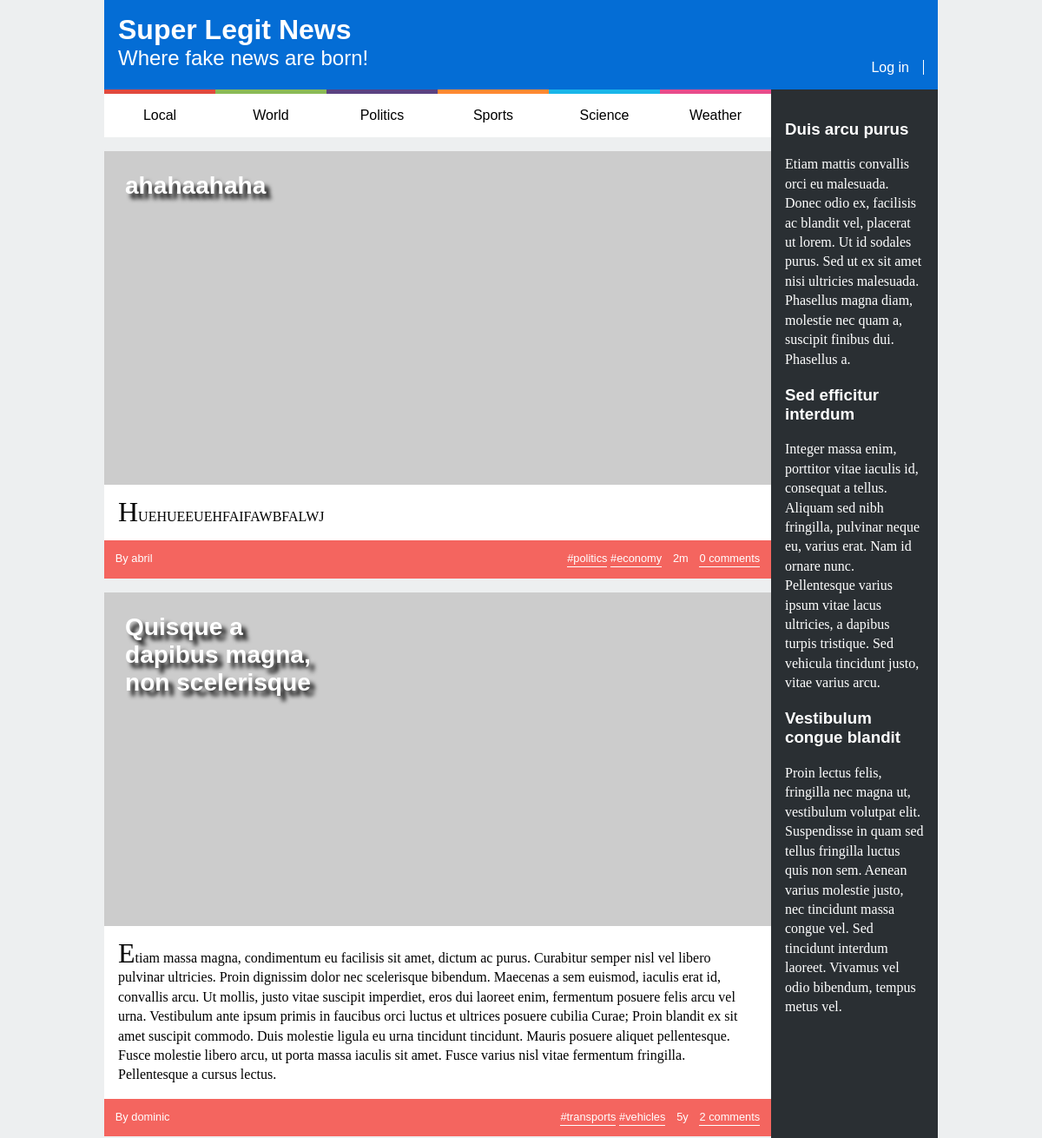
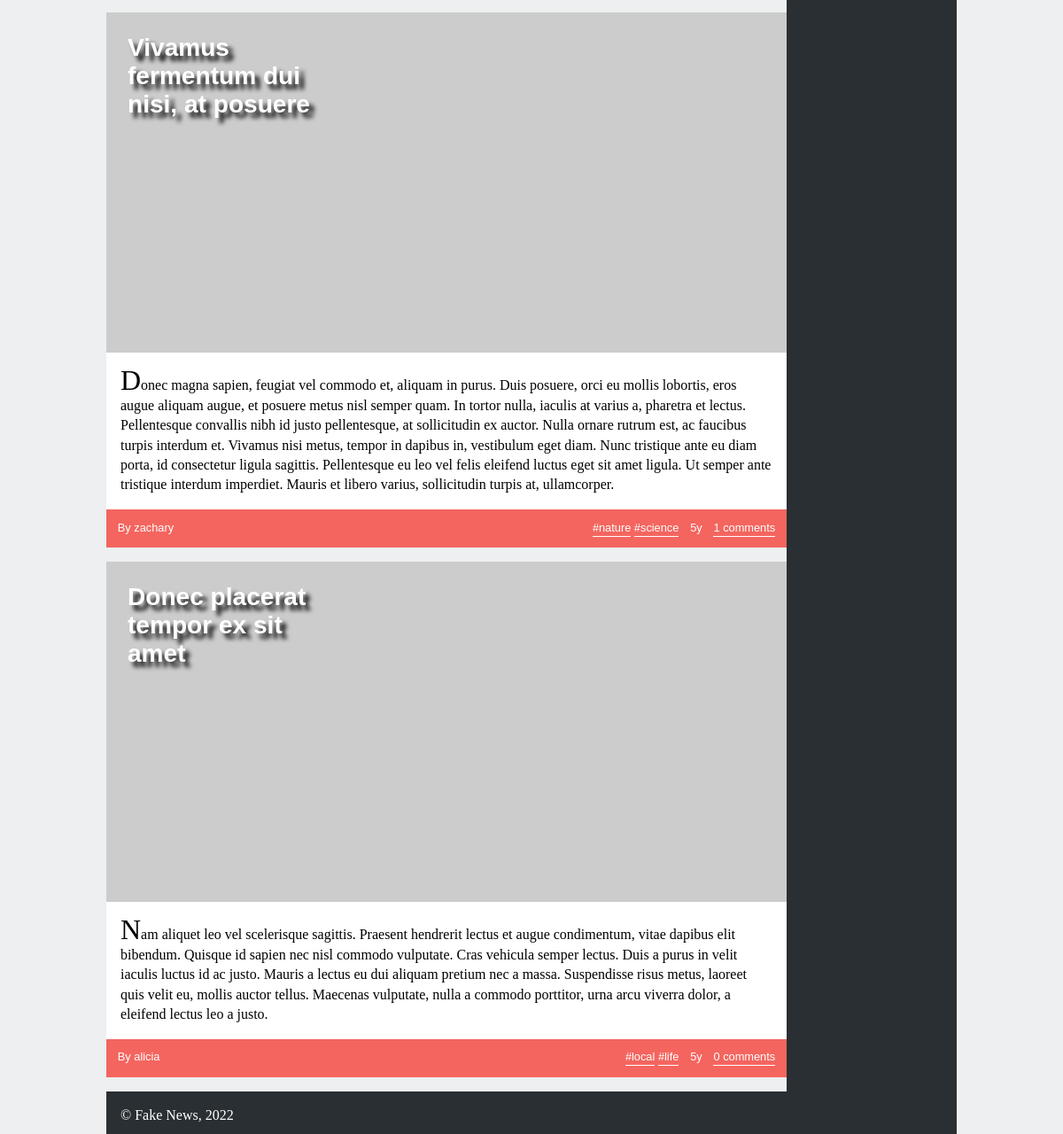
The page / on the database its author committed (2 pictures, top to bottom).
### tables this page shows
CREATE TABLE news (
  id INTEGER PRIMARY KEY,            -- article id
  title VARCHAR,                     -- title of the article
  published INTEGER,                 -- date when the article was published in epoch format
  tags VARCHAR,                      -- comma separated tags
  username VARCHAR REFERENCES users, -- user that wrote the article
  introduction VARCHAR,              -- a introductory paragraph
  fulltext VARCHAR                   -- the rest of the text
);

### database/news.php (called while the page is built, shortened)
<?php
    function getAllNews($db) : array {
        $stmt = $db->prepare('SELECT news.*, users.*, COUNT(comments.id) AS comments
                            FROM news JOIN
                                users USING (username) LEFT JOIN
                                comments ON comments.news_id = news.id
                            GROUP BY news.id, users.username
                            ORDER BY published DESC'
                        );
        $stmt->execute();
        return $stmt->fetchAll();
    }
?>

### utils/time.php (called while the page is built)
<?php
    function getTimeInterval(int $timestamp) : string {
        $now = time();
        $interval = $now - $timestamp;
        if ($interval < 60) {
            return strval($interval) . 's';
        }
        else if ($interval < 60*60) {
            return strval(floor($interval/60)) . 'm';
        }
        else if ($interval < 60*60*24) {
            return strval(floor($interval/(60*60))) . 'h';
        }
        else if ($interval < 60*60*24*30) {
            return strval(floor($interval/(60*60*24))) . 'd';
        }
        else if ($interval < 60*60*24*30*12) {
            return strval(floor($interval/(60*60*24*30))) . 'm';
        }
        else {
            return strval(floor($interval/(60*60*24*30*12))) . 'y';
        }
    }
?>

### templates/news.php (the view, shortened to what this page needs)
<?php
    function output_articles(array $articles, bool $full, ?array $comments) : void { ?>
    <section id="news">
        <?php foreach($articles as $article) output_article($article, $full, $comments); ?>
    </section>
<?php } ?>
<?php
    function output_article($article, bool $full, $comments) : void { ?>
        <article>
            <header>
                <h1><a href="article.php?id=<?=$article['id']?>"><?= $article['title'] ?></a></h1>
            </header>
            <img src="https://picsum.photos/600/300" alt="">
            <p><?= $article['introduction'] ?></p>
            <?= output_article_footer($article); ?>
        </article>
<?php } ?>
<?php
    function output_article_footer($article) : void {
        $tags = explode(',', $article['tags']); ?>
        <footer>
            <span class="author"><?= $article['username'] ?></span>
            <span class="tags">
                <?php foreach($tags as $tag) { ?>
                    <a href="index.html">#<?= $tag ?></a>
                <?php } ?>
            </span>
            <span class="date"><?= getTimeInterval($article['published']) ?></span>
            <a class="comments" href="article.php?id=<?=$article['id']?>#comments"><?= $article['comments'] ?></a>
        </footer>
<?php
    }
?>

### index.php (shortened to what this page needs)
<?php
    require_once('database/news.php');
    require_once('utils/time.php');
    require_once('templates/common.php');
    require_once('templates/news.php');
    $db = getDatabaseConnection();
    $news = getAllNews($db);
?>
<!DOCTYPE html>
<html lang="en-US">
  <?= output_head() ?>
  <body>
    <?php
        output_header();
        output_nav();
        output_aside();
        output_articles($news, false, null);
        output_footer();
    ?>
  </body>
</html>

### templates/common.php (shortened to what this page needs)
<?php
    function output_header() : void { ?>
        <header>
            <h1><a href="index.php">Super Legit News</a></h1>
            <h2><a href="index.php">Where fake news are born!</a></h2>
            <div id="signup">
            <?php
                if (array_key_exists('username', $_SESSION)) { ?>
                    <a href="action_logout.php">Log out</a>
            <?php } else { ?>
                    <a href="login.php">Log in</a>
            <?php } ?>
            </div>
        </header>
<?php } ?>
<?php
    function output_footer() : void { ?>
        <footer>
            <p>&copy; Fake News, 2022</p>
        </footer>
<?php } ?>
<?php
    function output_head() : void { ?>
        <head>
            <link href="css/style.css" rel="stylesheet">
            <link href="css/layout.css" rel="stylesheet">
            <link href="css/responsive.css" rel="stylesheet">
            <link href="css/comments.css" rel="stylesheet">
            <link href="css/forms.css" rel="stylesheet">
        </head>
<?php } ?>
<?php
    function output_nav() : void { ?>
        <nav id="menu">
            <ul>
                <li><a href="index.php">Local</a></li>
                <li><a href="index.php">World</a></li>
                <li><a href="index.php">Politics</a></li>
                <li><a href="index.php">Sports</a></li>
                <li><a href="index.php">Science</a></li>
                <li><a href="index.php">Weather</a></li>
            </ul>
        </nav>
<?php } ?>
<?php
    function output_aside() { ?>
        <aside id="related">
            <article>
                <h1><a href="#">Duis arcu purus</a></h1>
                <p>Etiam mattis convallis orci eu malesuada. Donec odio ex, facilisis ac blandit vel, placerat ut lorem. Ut id sodales purus. Sed ut ex sit amet nisi ultricies malesuada. Phasellus magna diam, molestie nec quam a, suscipit finibus dui. Phasellus a.</p>
            </article>
            <article>
                <h1><a href="#">Sed efficitur interdum</a></h1>
                <p>Integer massa enim, porttitor vitae iaculis id, consequat a tellus. Aliquam sed nibh fringilla, pulvinar neque eu, varius erat. Nam id ornare nunc. Pellentesque varius ipsum vitae lacus ultricies, a dapibus turpis tristique. Sed vehicula tincidunt justo, vitae varius arcu.</p>
            </article>
            <article>
                <h1><a href="#">Vestibulum congue blandit</a></h1>
                <p>Proin lectus felis, fringilla nec magna ut, vestibulum volutpat elit. Suspendisse in quam sed tellus fringilla luctus quis non sem. Aenean varius molestie justo, nec tincidunt massa congue vel. Sed tincidunt interdum laoreet. Vivamus vel odio bibendum, tempus metus vel.</p>
            </article>
        </aside>
<?php } ?>

### css/style.css (style rules this page uses)
body > header { background-color: #046dd5; color: white; padding: 1em; }
body > header h1, body > header h2 { margin: 0; }
body > header a { color: white; text-decoration: none; }
body > header #signup a:first-child { border-right: 1px solid white; }
body > header #signup { margin-top: 1em; }
body > header #signup a { padding: 0 1em; }
body > header #signup a:first-child { padding-left: 0; }
#menu ul { margin: 0; padding: 0; }
#menu li { background-color: white; text-align: center; list-style-type: none; padding: 1em 0; }
#menu li a { color: black; text-decoration: none; }
#news header { max-width: 10em; padding: 1em; position: absolute; }
#news header h1 { margin: 0; text-shadow: .2em .2em .2em black; }
#news header a { color: white; text-decoration: none; }
#news img { width: 100%; }
#news > article { background-color: white; margin: 1em 0; }
#news > article > p { padding: 0 1em; }
#news > article > p:first-of-type:first-letter { font-size: 2em; }
#news footer { color: white; background-color: #f4655f; padding: 1em; }
#news footer a { color: white; text-decoration: none; border-bottom: 1px solid white; padding-bottom: 2px; }
#news footer .tags { margin-right: 1em; }
#news footer .comments { margin-left: 1em; }
#news footer .comments:after { content: ' comments'; }
#news footer .author:before { content: "By "; }
#related { background-color: #2a2f33; padding: 1em; }
#related h1 a { color: white; text-decoration: none; }
#related p { color: white; }
body > footer { background-color: #2a2f33; color: white; padding: 1em; height: 1em; }
body > footer p { margin: 0; }
body { font-family: "Poppins", sans-serif; }
p { font-family: "Lora", serif; line-height: 1.4em; }
body > header h2 { font-weight: normal; }
#news header { font-size: 1.5em; }
#news footer { font-size: 0.8em; }
#menu li:nth-child(1) { border-top: 5px solid #e1493e; }
#menu li:nth-child(2) { border-top: 5px solid #8aba56; }
#menu li:nth-child(3) { border-top: 5px solid #5b4282; }
#menu li:nth-child(4) { border-top: 5px solid #ff8932; }
#menu li:nth-child(5) { border-top: 5px solid #19b6e9; }
#menu li:nth-child(6) { border-top: 5px solid #e84c8b; }

### css/layout.css (style rules this page uses)
body { background-color: #edeff0; margin: 0 auto; width: 60em; display: grid; grid-template-columns: [start] 4fr [middle] 1fr [end]; grid-template-rows: [start] auto [nav] auto [news] 1fr [footer] auto [end]; }
body > header { grid-column: start / end; }
#menu { grid-column: start; }
aside { grid-column: middle; grid-row: nav / end; }
#news { grid-column: start; }
body > footer { align-self: end; }
body > header { display: grid; grid-template-columns: 1fr auto; grid-template-rows: auto auto; }
body > header h1 { grid-column: 1; grid-row: 1; }
body > header h2 { grid-column: 1; grid-row: 2; }
body > header #signup { grid-column: 2; grid-row: 2; }
#menu ul { display: flex; flex-direction: row; }
#menu li { display: block; flex: 1; }
#news footer { display: flex; }
#news footer .author { flex-grow: 1; }

### rows shown on the page
news: title "ahahaahaha", introduction "HUEHUEEUEHFAIFAWBFALWJ", username "abril", tags "politics", tags "economy", published "2m", comments "0"
news: title "Quisque a dapibus magna, non scelerisque", introduction "Etiam massa magna, condimentum eu facilisis sit amet, dictum ac purus. Curabitur semper nisl vel libero pulvinar ultricies. Proin dignissim dolor nec scelerisque bibendum. Maecenas a sem euismod, iaculis erat id, convallis arcu. Ut mollis, justo vitae suscipit imperdiet, eros dui laoreet enim, fermentum posuere felis arcu vel urna. Vestibulum ante ipsum primis in faucibus orci luctus et ultrices posuere cubilia Curae; Proin blandit ex sit amet suscipit commodo. Duis molestie ligula eu urna tincidunt tincidunt. Mauris posuere aliquet pellentesque. Fusce molestie libero arcu, ut porta massa iaculis sit amet. Fusce varius nisl vitae fermentum fringilla. Pellentesque a cursus lectus.", username "dominic", tags "transports", tags "vehicles", published "5y", comments "2"
news: title "Vivamus fermentum dui nisi, at posuere", introduction "Donec magna sapien, feugiat vel commodo et, aliquam in purus. Duis posuere, orci eu mollis lobortis, eros augue aliquam augue, et posuere metus nisl semper quam. In tortor nulla, iaculis at varius a, pharetra et lectus. Pellentesque convallis nibh id justo pellentesque, at sollicitudin ex auctor. Nulla ornare rutrum est, ac faucibus turpis interdum et. Vivamus nisi metus, tempor in dapibus in, vestibulum eget diam. Nunc tristique ante eu diam porta, id consectetur ligula sagittis. Pellentesque eu leo vel felis eleifend luctus eget sit amet ligula. Ut semper ante tristique interdum imperdiet. Mauris et libero varius, sollicitudin turpis at, ullamcorper.", username "zachary", tags "nature", tags "science", published "5y", comments "1"
news: title "Donec placerat tempor ex sit amet", introduction "Nam aliquet leo vel scelerisque sagittis. Praesent hendrerit lectus et augue condimentum, vitae dapibus elit bibendum. Quisque id sapien nec nisl commodo vulputate. Cras vehicula semper lectus. Duis a purus in velit iaculis luctus id ac justo. Mauris a lectus eu dui aliquam pretium nec a massa. Suspendisse risus metus, laoreet quis velit eu, mollis auctor tellus. Maecenas vulputate, nulla a commodo porttitor, urna arcu viverra dolor, a eleifend lectus leo a justo.", username "alicia", tags "local", tags "life", published "5y", comments "0"
